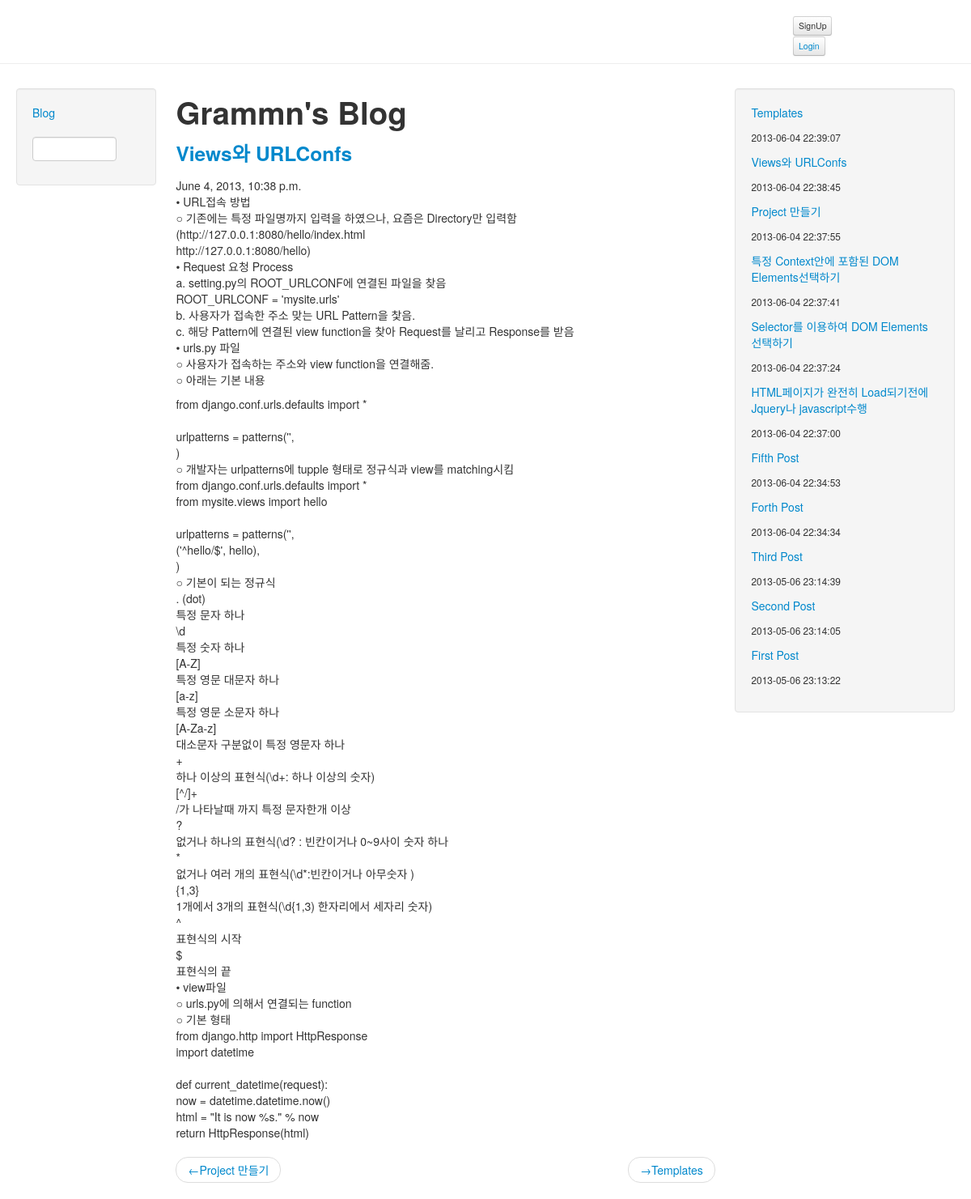
The page /blog/10/ on the database its author committed.
### blog/models.py (models this page shows, shortened)
class Post(models.Model):
    subject = models.CharField(max_length=100)
    body = models.TextField()
    created = models.DateTimeField()
    tags = managers.TaggableManager()

### blog/views.py (the view)
# urls.py: url(r'blog/(?P<pk>\d+)/$','post'),
def post(request, pk):
    post = Post.objects.get(pk=pk)
    post_list = Post.objects.order_by("-created")
    try:
        prev_post = Post.objects.filter(created__lt=post.created).order_by("-created")[0:1].get()
    except ObjectDoesNotExist:
        prev_post = None
    try:
        next_post= Post.objects.filter(created__gt=post.created).order_by("created")[0:1].get()
    except ObjectDoesNotExist:
        next_post = None
    return render_to_response("postDetail.html",{'post' : post,
                                                 'prev_post':prev_post,
                                                 'next_post':next_post,
                                                 'archives':post_list}
                                               ,context_instance=RequestContext(request))

### blog/templates/postDetail.html (shortened to what this page needs)
{% extends "base.html" %}
{% block content %}
	<H1>Grammn's Blog</H1>
		<h3><a href="/blog/{{ post.pk }}/">{{ post.subject }}</a></h3>
		<div>
			{{ post.created }}
		</div>
		<div>
			{{ post.body|safe|linebreaks }}
		</div>
		<div class="pager">
			{% if prev_post %}
				<li class="previous"><a href="/blog/{{ prev_post.pk }}">&larr;{{ prev_post.subject|truncatechars:30 }}</a></li>
			{% endif %}
			{% if next_post %}
				<li class="next"><a href="/blog/{{ next_post.pk }}">&rarr;{{ next_post.subject|truncatechars:30 }}</a></li>
			{% endif %}
		</div>
{% endblock %}

### blog/templates/archive.html
	{% for archive in archives %}
		<p class="text-info"><a href="/blog/{{ archive.pk }}">{{ archive.subject }}</a></p>
		<p class-"muted"><small>{{ archive.created|date:"Y-m-d H:i:s " }}</small></p>
	{% endfor %}

### rows shown on the page
Post: subject "Views와 URLConfs", created "June 4, 2013, 10:38 p.m.", body "• URL접속 방법 ○ 기존에는 특정 파일명까지 입력을 하였으나, 요즘은 Directory만 입력함 (http://127.0.0.1:8080/hello/index.html http://127.0.0.1:8080/hello) • Request 요청 Process a. setting.py의 ROOT_URLCONF에 연결된 파일을 찾음 ROOT_URLCONF = 'mysite.urls' b. 사용자가 접속한 주소 맞는 URL Pattern을 찿음. c. 해당 Pattern에 연결된 view function을 찾아 Request를 날리고 Response를 받음 • urls.py 파일 ○ 사용자가 접속하는 주소와 view function을 연결해줌. ○ 아래는 기본 내용 from django.conf.urls.defaults import * urlpatterns = patterns('', ) ○ 개발자는 urlpatterns에 tupple 형태로 정규식과 view를 matching시킴 from django.conf.urls.defaults import * from mysite.views import hello urlpatterns = patterns('', ('^hello/$', hello), ) ○ 기본이 되는 정규식 . (dot) 특정 문자 하나 \\d 특정 숫자 하나 [A-Z] 특정 영문 대문자 하나 [a-z] 특정 영문 소문자 하나…", created "2013-06-04 22:38:45"
Post: subject "Project 만들기", created "2013-06-04 22:37:55"
Post: subject "Templates", created "2013-06-04 22:39:07"
Post: subject "특정 Context안에 포함된 DOM Elements선택하기", created "2013-06-04 22:37:41"
Post: subject "Selector를 이용하여 DOM Elements 선택하기", created "2013-06-04 22:37:24"
Post: subject "HTML페이지가 완전히 Load되기전에 Jquery나 javascript수행", created "2013-06-04 22:37:00"
Post: subject "Fifth Post", created "2013-06-04 22:34:53"
Post: subject "Forth Post", created "2013-06-04 22:34:34"
Post: subject "Third Post", created "2013-05-06 23:14:39"
Post: subject "Second Post", created "2013-05-06 23:14:05"
Post: subject "First Post", created "2013-05-06 23:13:22"
